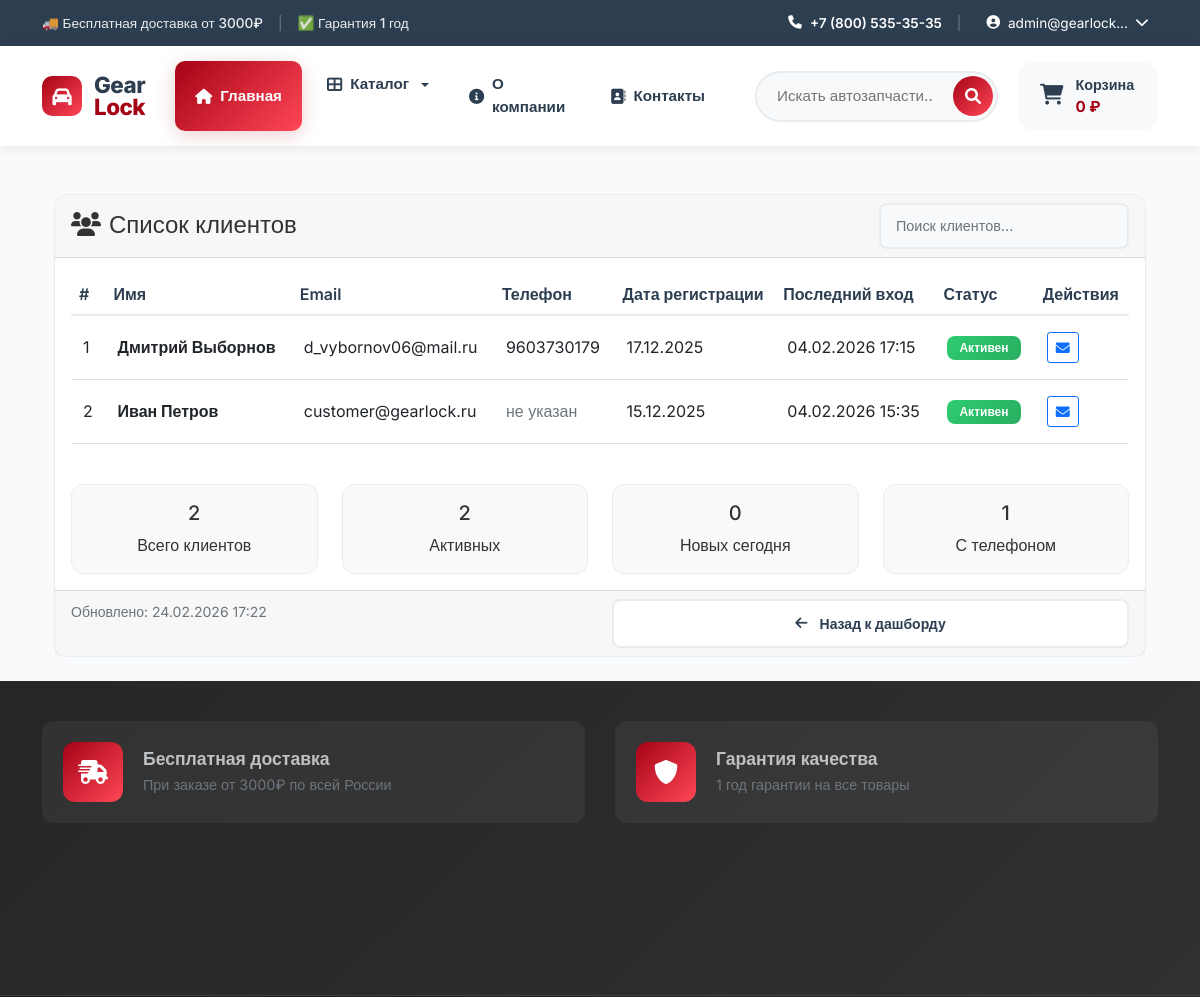
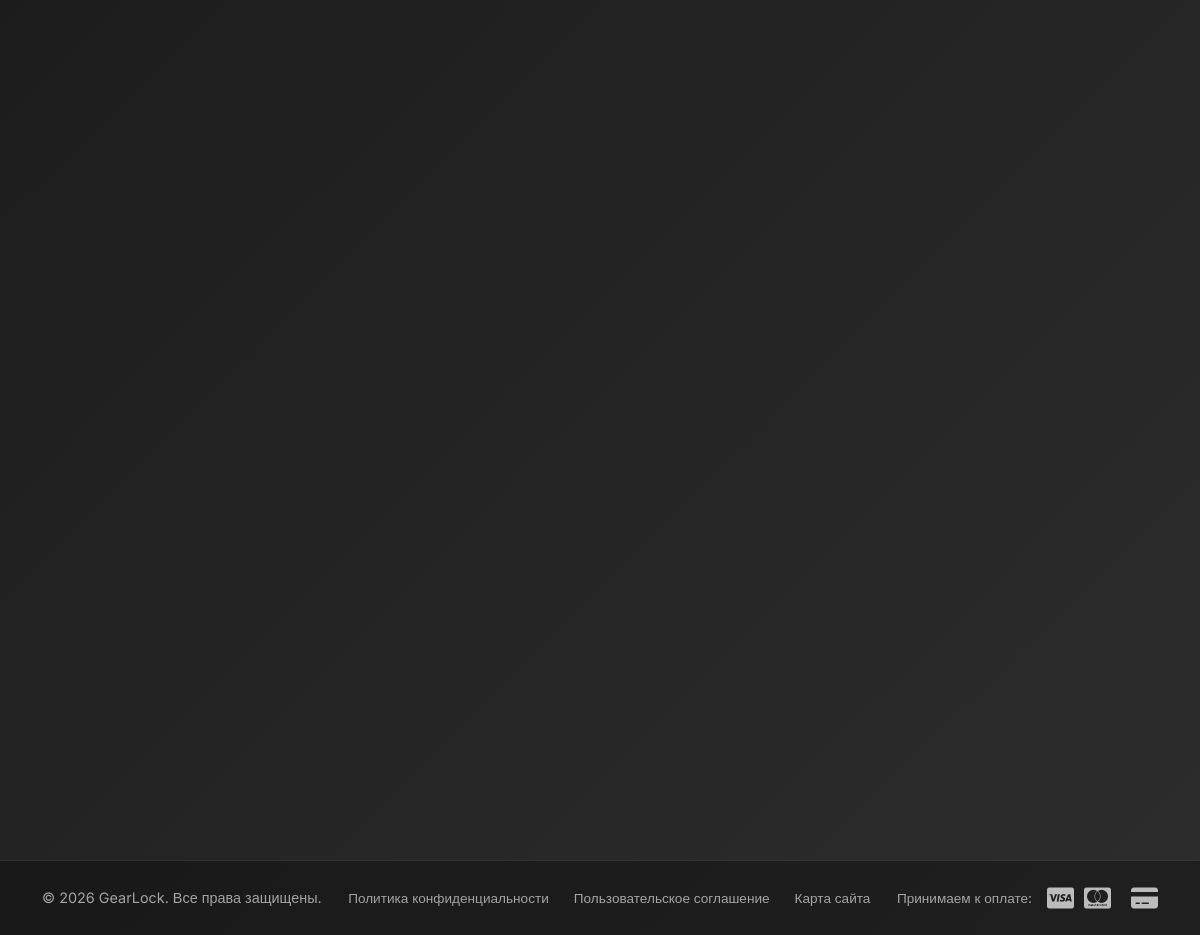
Screenshot of /users/customers/ (signed in) with the database file from the repository (2 pictures, top to bottom).
### users/models.py (models this page shows, shortened)
class User(AbstractUser):
    email = models.EmailField(_('email address'), unique=True)
    role = models.ForeignKey(
        Role,
        on_delete=models.SET_NULL,
        null=True,
        blank=True,
        verbose_name='Роль',
        related_name='users'
    )
    phone = models.CharField('Телефон', max_length=20, blank=True)
    address = models.TextField('Адрес', blank=True)
    postal_code = models.CharField('Почтовый индекс', max_length=20, blank=True)
    birth_date = models.DateField('Дата рождения', null=True, blank=True)
    USERNAME_FIELD = 'email'
    REQUIRED_FIELDS = ['username', 'first_name']
    class Meta:
        verbose_name = 'Пользователь'
        verbose_name_plural = 'Пользователи'

### users/views.py (the view)
# urls.py: path('customers/', views.customer_list, name='customer_list'),
@login_required
@manager_required
def customer_list(request):
    from django.utils import timezone
    from datetime import timedelta
    customers = User.objects.filter(role__name='customer').order_by('-date_joined')
    today = timezone.now().date()
    active_customers = customers.filter(is_active=True).count()
    new_customers_today = customers.filter(date_joined__date=today).count()
    customers_with_phone = customers.exclude(phone='').count()
    context = {
        'customers': customers,
        'active_customers': active_customers,
        'new_customers_today': new_customers_today,
        'customers_with_phone': customers_with_phone,
    }
    return render(request, 'users/customer_list.html', context)

### cart/cart.py (called while the page is built)
    def get_total_price(self):
        return sum(
            float(item['price']) * item['quantity']
            for item in self.cart.values()
        )

    def __len__(self):
        return sum(item['quantity'] for item in self.cart.values())

### cart/context_processors.py (called while the page is built)
def cart(request):
    return {'cart': Cart(request)}

### catalog/context_processors.py (called while the page is built)
def categories(request):
    main_categories = Category.objects.filter(
        parent__isnull=True
    ).exclude(
        slug=''
    ).exclude(
        slug__isnull=True
    ).prefetch_related('children').order_by('order', 'name')
    return {
        'categories': main_categories,
        'all_categories': Category.objects.exclude(slug='').exclude(slug__isnull=True)
    }

### templates/users/customer_list.html (shortened to what this page needs)
{% extends 'base.html' %}
{% load static %}
{% block content %}
<div class="container mt-4">
    <div class="row">
        <div class="col-12">
            <div class="card">
                <div class="card-header">
                    <div class="d-flex justify-content-between align-items-center">
                        <h4 class="mb-0">
                            <i class="fas fa-users me-2"></i>Список клиентов
                        </h4>
                        <div>
                            <input type="text" id="searchInput" class="form-control form-control-sm"
                                   placeholder="Поиск клиентов..." style="width: 250px;">
                        </div>
                    </div>
                </div>
                <div class="card-body">
                    {% if customers %}
                        <div class="table-responsive">
                            <table class="table table-hover" id="customersTable">
                                <thead>
                                    <tr>
                                        <th>#</th>
                                        <th>Имя</th>
                                        <th>Email</th>
                                        <th>Телефон</th>
                                        <th>Дата регистрации</th>
                                        <th>Последний вход</th>
                                        <th>Статус</th>
                                        <th>Действия</th>
                                    </tr>
                                </thead>
                                <tbody>
                                    {% for customer in customers %}
                                        <tr>
                                            <td>{{ forloop.counter }}</td>
                                            <td>
                                                <strong>
                                                    {{ customer.get_full_name|default:customer.username }}
                                                </strong>
                                            </td>
                                            <td>{{ customer.email }}</td>
                                            <td>
                                                {% if customer.phone %}
                                                    {{ customer.phone }}
                                                {% else %}
                                                    <span class="text-muted">не указан</span>
                                                {% endif %}
                                            </td>
                                            <td>{{ customer.date_joined|date:"d.m.Y" }}</td>
                                            <td>
                                                {% if customer.last_login %}
                                                    {{ customer.last_login|date:"d.m.Y H:i" }}
                                                {% else %}
                                                    <span class="text-muted">никогда</span>
                                                {% endif %}
                                            </td>
                                            <td>
                                                <span class="badge
                                                    {% if customer.is_active %}bg-success
                                                    {% else %}bg-danger{% endif %}">
                                                    {% if customer.is_active %}
                                                        Активен
                                                    {% else %}
                                                        Неактивен
                                                    {% endif %}
                                                </span>
                                            </td>
                                            <td>
                                                <div class="btn-group btn-group-sm">
                                                    <a href="mailto:{{ customer.email }}"
                                                       class="btn btn-outline-primary"
                                                       title="Написать email">
                                                        <i class="fas fa-envelope"></i>
                                                    </a>
                                                </div>
                                            </td>
                                        </tr>
                                    {% endfor %}
                                </tbody>
                            </table>
                        </div>
                        <div class="row mt-4">
                            <div class="col-md-3">
                                <div class="card bg-light">
                                    <div class="card-body text-center">
                                        <h5 class="card-title">{{ customers|length }}</h5>
                                        <p class="card-text">Всего клиентов</p>
                                    </div>
                                </div>
                            </div>
                            <div class="col-md-3">
                                <div class="card bg-light">
                                    <div class="card-body text-center">
                                        <h5 class="card-title">{{ active_customers }}</h5>
                                        <p class="card-text">Активных</p>
                                    </div>
                                </div>
                            </div>
                            <div class="col-md-3">
                                <div class="card bg-light">
                                    <div class="card-body text-center">
                                        <h5 class="card-title">{{ new_customers_today }}</h5>
                                        <p class="card-text">Новых сегодня</p>
                                    </div>
                                </div>
                            </div>
                            <div class="col-md-3">
                                <div class="card bg-light">
                                    <div class="card-body text-center">
                                        <h5 class="card-title">{{ customers_with_phone }}</h5>
                                        <p class="card-text">С телефоном</p>
                                    </div>
                                </div>
                            </div>
                        </div>
                    {% else %}
                        <div class="text-center py-5">
                            <i class="fas fa-users-slash fa-4x text-muted mb-3"></i>
                            <h5>Клиентов пока нет</h5>
                            <p class="text-muted">Здесь будут отображаться все зарегистрированные покупатели</p>
                        </div>
                    {% endif %}
                </div>
                <div class="card-footer">
                    <div class="row">
                        <div class="col-md-6">
                            <small class="text-muted">
                                Обновлено: {% now "d.m.Y H:i" %}
                            </small>
                        </div>
                        <div class="col-md-6 text-end">
                            <a href="{% url 'users:dashboard' %}" class="btn btn-outline-secondary btn-sm">
                                <i class="fas fa-arrow-left me-1"></i>Назад к дашборду
                            </a>
                        </div>
                    </div>
                </div>
            </div>
        </div>
    </div>
</div>
{% endblock %}

### templates/includes/header.html (shortened to what this page needs)
<header class="header">
    <div class="header-top">
        <div class="container">
            <div class="header-top-content">
                <div class="header-top-left">
                    <span class="contact-text">🚚 Бесплатная доставка от 3000₽</span>
                    <span class="contact-separator">|</span>
                    <span class="contact-text">✅ Гарантия 1 год</span>
                </div>
                <div class="header-top-right">
                    <a href="tel:+78005353535" class="phone-link">
                        <i class="fas fa-phone"></i>
                        +7 (800) 535-35-35
                    </a>
                    <span class="contact-separator">|</span>
                    {% if user.is_authenticated %}
                    <div class="user-menu">
                        <button class="user-menu-btn">
                            <i class="fas fa-user-circle"></i>
                            <span>{{ user.first_name|default:user.email|truncatechars:15 }}</span>
                            <i class="fas fa-chevron-down"></i>
                        </button>
                    </div>
                    {% endif %}
                </div>
            </div>
        </div>
    </div>
    <div class="header-main">
        <div class="container">
            <div class="header-main-content">
                <div class="header-logo">
                    <a href="{% url 'catalog:home' %}" class="logo">
                        <div class="logo-icon">
                            <i class="fas fa-car"></i>
                        </div>
                        <div class="logo-text">
                            <span class="logo-text-main">Gear</span>
                            <span class="logo-text-accent">Lock</span>
                        </div>
                    </a>
                </div>
                <nav class="main-nav">
                    <a href="{% url 'catalog:home' %}" class="nav-link active">
                        <i class="fas fa-home"></i>
                        <span>Главная</span>
                    </a>
                    <div class="nav-dropdown dropdown">
                        <button class="nav-dropdown-btn dropdown-toggle"
                                type="button"
                                id="catalogDropdown"
                                data-bs-toggle="dropdown"
                                aria-expanded="false"
                                aria-haspopup="true">
                            <i class="fas fa-th-large"></i>
                            <span>Каталог</span>
                        </button>
                    </div>
                    <a href="{% url 'pages:about' %}" class="nav-link">
                        <i class="fas fa-info-circle"></i>
                        <span>О компании</span>
                    </a>
                    <a href="{% url 'pages:contact' %}" class="nav-link">
                        <i class="fas fa-address-book"></i>
                        <span>Контакты</span>
                    </a>
                </nav>
                <div class="header-actions">
                    <div class="search-container">
                        <form action="{% url 'catalog:search' %}" method="get" class="search-form">
                            <input type="search"
                                   name="q"
                                   class="search-input"
                                   placeholder="Искать автозапчасти..."
                                   value="{{ request.GET.q }}">
                            <button type="submit" class="search-btn">
                                <i class="fas fa-search"></i>
                            </button>
                        </form>
                    </div>
                    <a href="{% url 'cart:cart_detail' %}" class="cart-btn">
                        <div class="cart-icon-wrapper">
                            <i class="fas fa-shopping-cart"></i>
                        </div>
                        <div class="cart-info">
                            <span class="cart-label">Корзина</span>
                            <span class="cart-total">
                                {% if cart.get_total_price %}
                                    {{ cart.get_total_price|floatformat:0 }} ₽
                                {% else %}
                                    0 ₽
                                {% endif %}
                            </span>
                        </div>
                    </a>
                </div>
            </div>
        </div>
    </div>
</header>

### rows the page displays
User: first_name "admin@gearlock…"
User: get_full_name "Дмитрий Выборнов", email "d_vybornov06@mail.ru", phone "9603730179", date_joined "17.12.2025", last_login "04.02.2026 17:15", is_active "Активен"
User: get_full_name "Иван Петров", email "customer@gearlock.ru", phone "не указан", date_joined "15.12.2025", last_login "04.02.2026 15:35", is_active "Активен"

### other values shown
{{ customers|length }} "2"
{{ active_customers }} "2"
{{ new_customers_today }} "0"
{{ customers_with_phone }} "1"
